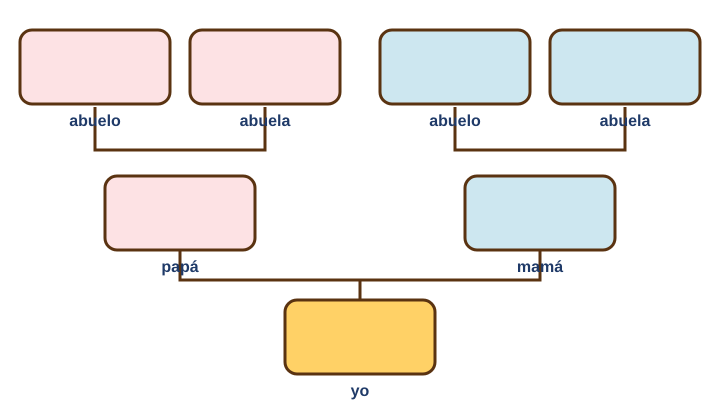
#> input picture materiales/semilla/img/d-arbol.png, 1440 x 820 px (shown at 1/2 size)
$ python -i armar.py   (imports and definitions only)
#> lines starting #> are read from the running program, lines starting #| are printed output that depends on the picture
"""Arma los documentos semilla (guía + taller por DBA) y los guarda como borradores de un docente.

Las gráficas se dibujan con el Graficador y quedan como imágenes editables (Imagen.grafica), igual que si el docente
las hubiera hecho en el editor. Las imágenes del banco:
  * «d-…»: dibujos exactos de mcolegio, ya en PNG en materiales/semilla/img/;
  * las de IA («m1-manzana»): se buscan en la carpeta que se indique (--imagenes); si no están, queda un recuadro
    «Imagen pendiente: m1-manzana» que el comando poner_imagenes_semilla cambia por la imagen cuando llega;
  * colecciones («m1-manzana×7/5») y pictogramas («pict:m1-mango.5,m1-banano.3») se arman aquí con la imagen suelta.
"""
import io
import re
from pathlib import Path

from django.core.files.base import ContentFile

from ..dba import catalogo as K
from . import banco, base

AREAS = {'MAT': 'matematicas', 'LEN': 'lenguaje', 'NAT': 'naturales', 'SOC': 'sociales'}
GRADOS = {'MAT': tuple(range(1, 12)), 'LEN': tuple(range(1, 12)), 'NAT': tuple(range(1, 12)), 'SOC': tuple(range(1, 12))}


def _modulos():
    import importlib
    return {(a, g): importlib.import_module(f'{__package__}.{AREAS[a]}_{g}') for a, gs in GRADOS.items() for g in gs}


MODULOS = _modulos()
CARPETA_DIBUJOS = Path(__file__).resolve().parent / 'img'
CARPETA_IA = Path(__file__).resolve().parent / 'img_ia'      # las de IA ya cargadas (id.jpg), viajan con el código
PENDIENTE = 'Imagen pendiente: '


# [66 lines left out: functions unidades, documentos, _guardar_png, _imagen_grafica, _buscar, not called in this run]


def _abrir(ruta, lado=None):
    """La imagen sin el borde blanco y, si «lado», reducida para que quepa en ese cuadrado."""
#> called with ruta = 'img/d-arbol.png'
    from PIL import Image as PILImage, ImageChops
    im = PILImage.open(ruta).convert('RGBA')
    fondo = PILImage.new('RGBA', im.size, (255, 255, 255, 255))
#> fondo: PIL image 1440x820 RGBA; every value is 255
    plano = PILImage.alpha_composite(fondo, im).convert('RGB')
#> plano is the input picture: PIL image 1440x820 RGB; mean R, G, B 241.9, 238.7, 235
    caja = ImageChops.difference(plano, PILImage.new('RGB', plano.size, (255, 255, 255))).getbbox()
#> caja = (37, 57, 1403, 799)
    if caja:
        plano = plano.crop(caja)
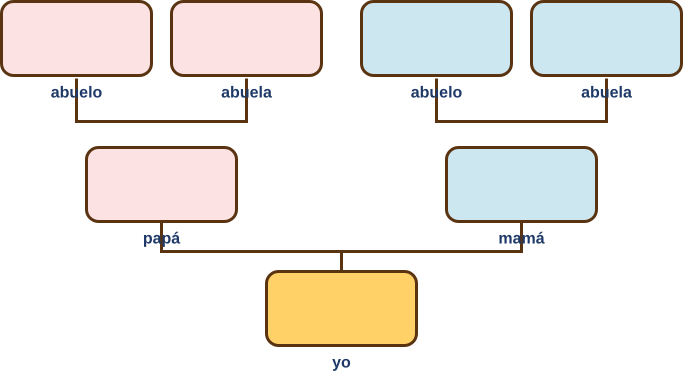
#> plano: PIL image 1366x742 RGB (shown at 1/2 size); mean R, G, B 239.7, 236, 231.7
    if lado:
        plano.thumbnail((lado, lado), PILImage.LANCZOS)
    return plano


# [147 lines left out: functions _png, _coleccion, _pictograma, _datos_imagen, _pendiente, _bloque_imagen and 3 more, not called in this run]

>>> result = _abrir('img/d-arbol.png')

$ run again, on materiales/semilla/img/d-balanza-4+3-5+2-0.png
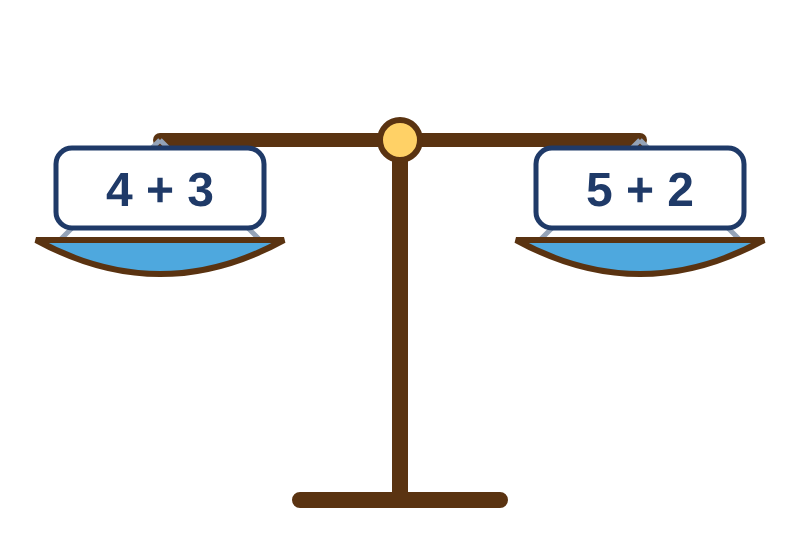
#> input picture materiales/semilla/img/d-balanza-4+3-5+2-0.png, 800 x 540 px
#> fondo: PIL image 800x540 RGBA; every value is 255
#> in _abrir, plano is the input picture: PIL image 800x540 RGB; mean R, G, B 239.4, 239.7, 239.6
#> caja = (34, 117, 766, 508)
#> in _abrir, `plano = plano.crop(caja)`:
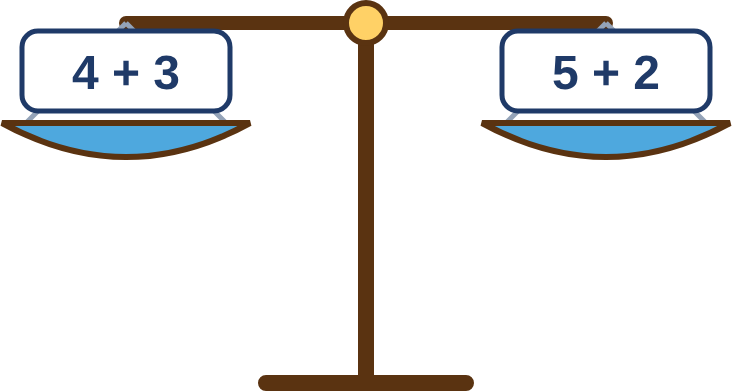
#> plano: PIL image 732x391 RGB; mean R, G, B 231.5, 231.8, 231.8
